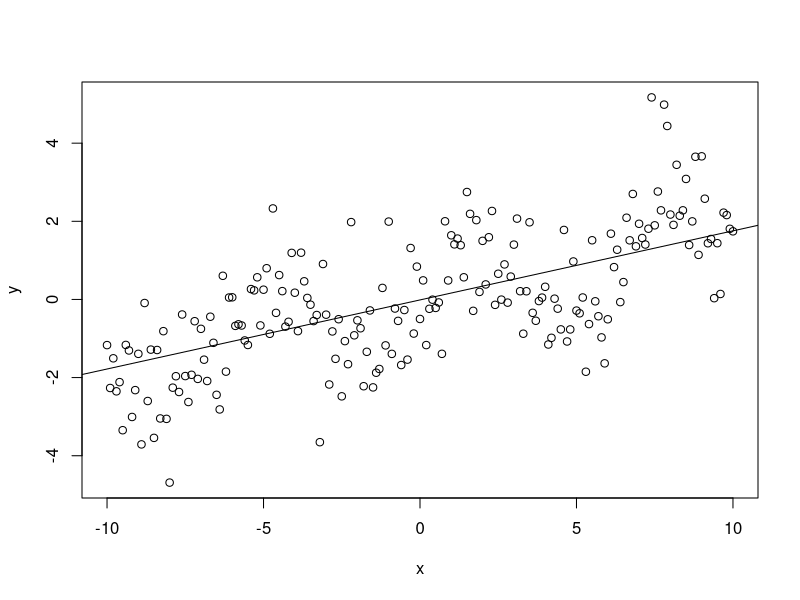

This figure's R source:
gety <- function(x,n) {
	# generate noise
	noise = rnorm(n, mean=0,sd=1)

	# calculate y-value
	y = 0.2*x + sin(x) + noise

	# print(y-0.2*x+sin(x))
	return(y)
}

f.star = 0.2*7 + sin(7)
y.hats = c()
se = c()
residuals = c()

for (i in 0:999) {
	# generate x
	x = seq(-10,10,by=0.1)

	# generate y
	y = gety(x,200)

	# create dataframe for x,y
	df1 = data.frame(x,y)

	# fit line of best fit
	f.hat = lm(y ~ x + sin(x), df1)

	# simulate & predict new datapoint at x=7
	y.new = gety(7,1)
	df2 = data.frame(x=7,y=y.new)
	y.hats[i] = predict(f.hat, newdata=df2)
	se[i] = (y.new - y.hats[i])**2
	residuals[i] = (y.new - f.star)**2

}

# display results
summary(f.hat)
plot(x,y)
abline(f.hat)

# calculate mean of predictions at x=7
f.bar = mean(y.hats)
print(f.bar)

# calculate variance of predictions at x=7
f.var = var(y.hats)
print(f.var)

# calculate bias
f.bias = (f.bar - f.star)**2
print(f.bias)

# # calculate standard error
# se.bar = mean(se)
# print(se.bar)

# compare to theoretical quantities
# mean of predictions at x=7
# Theoretical: E[Y | x = 7] = E[f(7) + \epsilon] = f^*(7) = 0.2(7) + sin(7) = 2.056987
# Simulation: E[\hat{f}(x) | x=7] = \bar{f}(7) = f.bar = 2.060483

# variance of predictions at x=7
# Theoretical:
# Simulation: 

# theoretical bias:
# bias = E[]

# what would happen if only saw half x values to find the line of best fit?